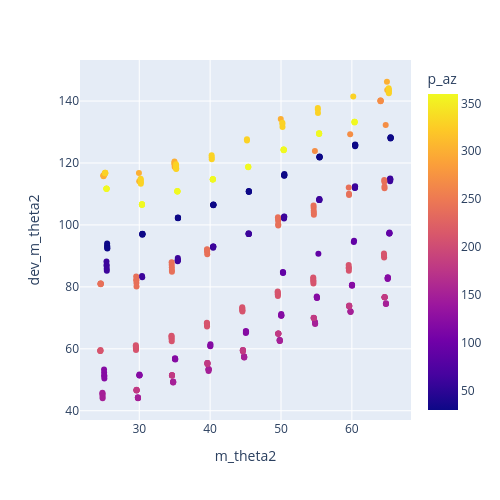

The notebook cell this image was saved under:
### Markdown cell above
# Scrap Area

### Code cell
fig = px.scatter(d, x="m_theta2", y="dev_m_theta2", color="p_az")
fig.update_layout(height=500,width=500 )
fig.show()

### Figure 1 — Plotly figure (JSON) as saved in the notebook; plotly's stock layout.template omitted (floating-point values rounded to 4 significant figures; data arrays with more than 128 entries replaced by an {"elided": "..."} marker saying what was removed)
{"data": [{"hovertemplate": "m_theta2=%{x}<br>dev_m_theta2=%{y}<br>p_az=%{marker.color}<extra></extra>", "legendgroup": "", "marker": {"color": {"elided": "383 float values"}, "coloraxis": "coloraxis", "symbol": "circle"}, "mode": "markers", "name": "", "orientation": "v", "showlegend": false, "type": "scatter", "x": {"elided": "383 float values"}, "xaxis": "x", "y": {"elided": "383 float values"}, "yaxis": "y"}], "layout": {"coloraxis": {"colorbar": {"title": {"text": "p_az"}}, "colorscale": [[0, "#0d0887"], [0.1111, "#46039f"], [0.2222, "#7201a8"], [0.3333, "#9c179e"], [0.4444, "#bd3786"], [0.5556, "#d8576b"], [0.6667, "#ed7953"], [0.7778, "#fb9f3a"], [0.8889, "#fdca26"], [1, "#f0f921"]]}, "height": 500, "legend": {"tracegroupgap": 0}, "margin": {"t": 60}, "width": 500, "xaxis": {"anchor": "y", "domain": [0, 1], "title": {"text": "m_theta2"}}, "yaxis": {"anchor": "x", "domain": [0, 1], "title": {"text": "dev_m_theta2"}}}}
